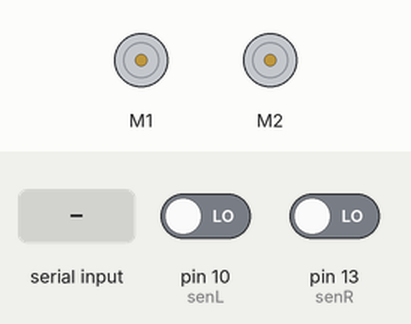
A sketch run on a simulated Arduino Uno, built with avr-gcc and run on an emulated ATmega328P. On the bench: 2 × DC motor (green arrow = forward, orange = backward, longer = faster). Inputs (shaded band) come from the test bench; at power-on: pin 10 (senL) LOW, pin 13 (senR) LOW. What the sketch prints to the serial monitor is not drawn.

Above: at 1.2 s.
1.3 s: "a" received over the second serial link
2.8 s: "m" received over the second serial link
4.3 s: "f" received over the second serial link
At 5.4 s:
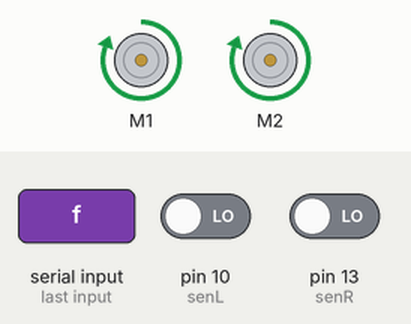
5.8 s: "l" received over the second serial link
At 6.5 s:
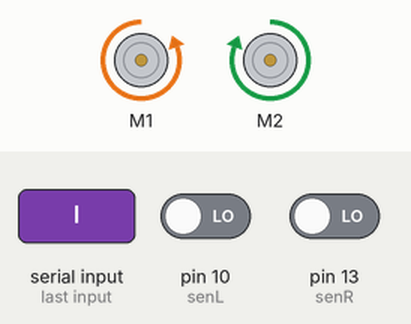
7.3 s: "r" received over the second serial link
At 7.7 s:
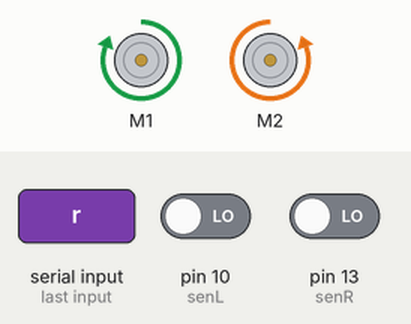
8.8 s: "b" received over the second serial link
At 10.0 s:
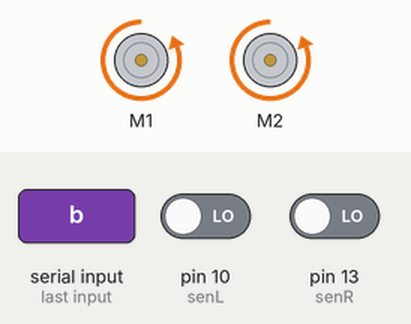
Timing chart, 0 to 11.3 s (numbered marks = the images above; inputs shaded):
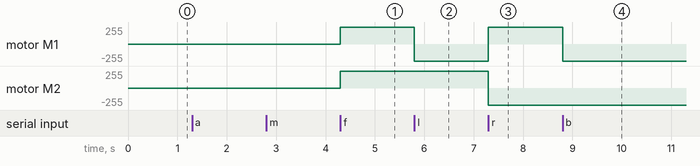

The sketch:

linetracing_android.ino
```cpp
#include <AFMotor.h>
#include <SoftwareSerial.h>

AF_DCMotor motorL(1);
AF_DCMotor motorR(2);
SoftwareSerial RPI(2,3); //RXD=2, TXD=3

int senL = 10;
int senR = 13;
int dataL = 0;
int dataR = 0;
int autoOrManual = 1;

void setup() {
  Serial.begin(9600);
  RPI.begin(9600);
  motorL.setSpeed(255);
  motorR.setSpeed(255);
  motorL.run(RELEASE);
  motorR.run(RELEASE);
}

void loop() {
  char ch;

  dataL = digitalRead(senL);
  dataR = digitalRead(senR);

  if (RPI.available()) {
    ch = RPI.read();
    Serial.print("읽은 값:");
    Serial.println(ch);
    if (ch == 'a') {
      autoOrManual = 1;
    }
    else if (ch == 'm') {
      autoOrManual = 2;
    }
  }

  if (autoOrManual == 1 && (ch == 'p' || ch == 'w')) {
    if (dataL == 1 && dataR == 1) { //검검 직진
    m_go();
    }
    else if (dataL == 0 && dataR == 1) { //흰검 오른쪽으로
      m_right();
    }
    else if (dataL == 1 && dataR == 0) { //검흰 왼쪽으로
      m_left();
    }
    else if (dataL == 0 && dataR == 0) { //흰흰 정지
      m_stop();
    }
  }
  else if (autoOrManual == 2) {
    if (ch == 'f') {
      m_go();
    }
    else if (ch == 'l') {
      m_left();
    }
    else if (ch == 'r') {
      m_right();
    }
    else if (ch == 's') {
      m_stop();
    }
    else if (ch == 'b') {
      m_back();
    }
  }

}

void m_go() {
  motorL.run(FORWARD);
  motorR.run(FORWARD);
  delay(20);
}
void m_stop() {
  motorL.run(RELEASE);
  motorR.run(RELEASE);
  delay(20);
}
void m_left() {
  motorL.run(BACKWARD);
  motorR.run(FORWARD);
  delay(20);
}
void m_right() {
  motorL.run(FORWARD);
  motorR.run(BACKWARD);
  delay(20);
}
void m_back() {
  motorL.run(BACKWARD);
  motorR.run(BACKWARD);
  delay(20);
}
```

Measured:
- after the input at 1.3 s, every drawn part: stays the same
- after the input at 2.8 s, every drawn part: stays the same
- after the input at 4.3 s, motor M1, motor M2: stopped → forward 255/255 at once
- after the input at 5.8 s, motor M1: forward 255/255 → backward 255/255 at once
- after the input at 7.3 s, motor M1: backward 255/255 → forward 255/255 at once; motor M2: forward 255/255 → backward 255/255 at once
- after the input at 8.8 s, motor M1: forward 255/255 → backward 255/255 at once
